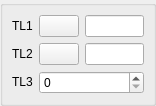
<ui version="4.0" >
 <class>DlgRef_2Sel1SpinInt_QTD</class>
 <widget class="QWidget" name="DlgRef_2Sel1SpinInt_QTD" >
  <property name="geometry" >
   <rect>
    <x>0</x>
    <y>0</y>
    <width>156</width>
    <height>99</height>
   </rect>
  </property>
  <property name="windowTitle" >
   <string/>
  </property>
  <layout class="QGridLayout" >
   <property name="leftMargin" >
    <number>0</number>
   </property>
   <property name="topMargin" >
    <number>0</number>
   </property>
   <property name="rightMargin" >
    <number>0</number>
   </property>
   <property name="bottomMargin" >
    <number>0</number>
   </property>
   <property name="horizontalSpacing" >
    <number>0</number>
   </property>
   <property name="verticalSpacing" >
    <number>0</number>
   </property>
   <item row="0" column="0" >
    <widget class="QGroupBox" name="GroupBox1" >
     <property name="title" >
      <string/>
     </property>
     <layout class="QGridLayout" >
      <property name="leftMargin" >
       <number>9</number>
      </property>
      <property name="topMargin" >
       <number>9</number>
      </property>
      <property name="rightMargin" >
       <number>9</number>
      </property>
      <property name="bottomMargin" >
       <number>9</number>
      </property>
      <property name="horizontalSpacing" >
       <number>6</number>
      </property>
      <property name="verticalSpacing" >
       <number>6</number>
      </property>
      <item row="2" column="1" colspan="2" >
       <widget class="SalomeApp_IntSpinBox" name="SpinBox_DX" />
      </item>
      <item row="2" column="0" >
       <widget class="QLabel" name="TextLabel3" >
        <property name="sizePolicy" >
         <sizepolicy vsizetype="Fixed" hsizetype="Fixed" >
          <horstretch>0</horstretch>
          <verstretch>0</verstretch>
         </sizepolicy>
        </property>
        <property name="text" >
         <string>TL3</string>
        </property>
        <property name="wordWrap" >
         <bool>false</bool>
        </property>
       </widget>
      </item>
      <item row="1" column="0" >
       <widget class="QLabel" name="TextLabel2" >
        <property name="sizePolicy" >
         <sizepolicy vsizetype="Fixed" hsizetype="Fixed" >
          <horstretch>0</horstretch>
          <verstretch>0</verstretch>
         </sizepolicy>
        </property>
        <property name="frameShape" >
         <enum>QFrame::NoFrame</enum>
        </property>
        <property name="frameShadow" >
         <enum>QFrame::Plain</enum>
        </property>
        <property name="text" >
         <string>TL2</string>
        </property>
        <property name="wordWrap" >
         <bool>false</bool>
        </property>
       </widget>
      </item>
      <item row="0" column="1" >
       <widget class="QPushButton" name="PushButton1" >
        <property name="sizePolicy" >
         <sizepolicy vsizetype="Fixed" hsizetype="Fixed" >
          <horstretch>0</horstretch>
          <verstretch>0</verstretch>
         </sizepolicy>
        </property>
        <property name="text" >
         <string/>
        </property>
       </widget>
      </item>
      <item row="1" column="2" >
       <widget class="QLineEdit" name="LineEdit2" />
      </item>
      <item row="0" column="0" >
       <widget class="QLabel" name="TextLabel1" >
        <property name="sizePolicy" >
         <sizepolicy vsizetype="Fixed" hsizetype="Fixed" >
          <horstretch>0</horstretch>
          <verstretch>0</verstretch>
         </sizepolicy>
        </property>
        <property name="text" >
         <string>TL1</string>
        </property>
        <property name="wordWrap" >
         <bool>false</bool>
        </property>
       </widget>
      </item>
      <item row="1" column="1" >
       <widget class="QPushButton" name="PushButton2" >
        <property name="sizePolicy" >
         <sizepolicy vsizetype="Fixed" hsizetype="Fixed" >
          <horstretch>0</horstretch>
          <verstretch>0</verstretch>
         </sizepolicy>
        </property>
        <property name="text" >
         <string/>
        </property>
       </widget>
      </item>
      <item row="0" column="2" >
       <widget class="QLineEdit" name="LineEdit1" />
      </item>
     </layout>
    </widget>
   </item>
  </layout>
 </widget>
 <layoutdefault spacing="6" margin="11" />
 <pixmapfunction>qPixmapFromMimeSource</pixmapfunction>
 <customwidgets>
  <customwidget>
   <class>SalomeApp_IntSpinBox</class>
   <extends>QSpinBox</extends>
   <header location="global" >SalomeApp_IntSpinBox.h</header>
  </customwidget>
 </customwidgets>
 <tabstops>
  <tabstop>PushButton1</tabstop>
  <tabstop>LineEdit1</tabstop>
  <tabstop>PushButton2</tabstop>
  <tabstop>LineEdit2</tabstop>
 </tabstops>
 <resources/>
 <connections/>
</ui>
